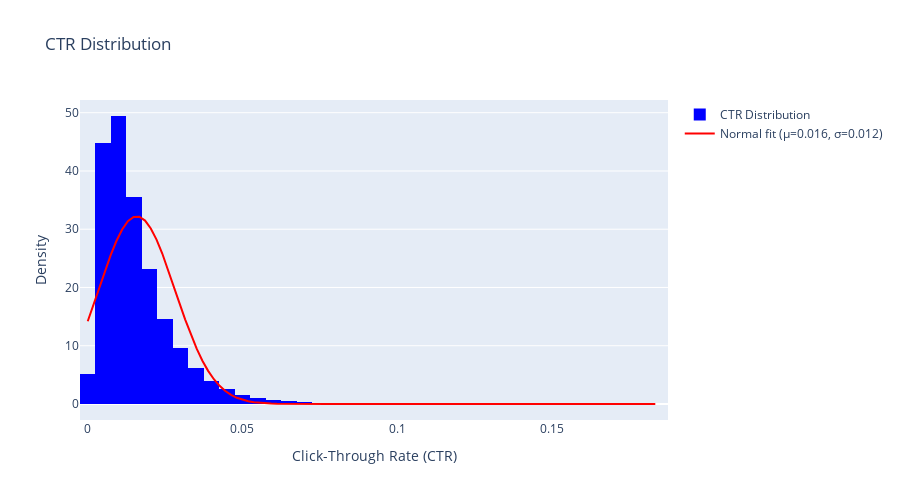

Source (notebook cell):
### Markdown cell above
# 1. About the Dataset Itself

    How is this dataset structured (tests, variants, impressions, clicks)?
    
    Are there missing values or data quality issues ?
    
    Are there tests with very low impressions that I should filter out?

### Code cell
df["ctr"] = df["clicks"] / df["impressions"]

mu, sigma = stats.norm.fit(df["ctr"])
x_norm = np.linspace(df["ctr"].min(), df["ctr"].max(), 100)
y_norm = stats.norm.pdf(x_norm, mu, sigma)

# Histogram
hist_data = go.Histogram(
    x = df["ctr"], nbinsx = 50, histnorm="probability density",
    marker=dict(color="blue"), name="CTR Distribution"
)

# Overlay Normal
norm_data = go.Scatter(
    x = x_norm, y = y_norm, mode="lines",
    name=f"Normal fit (μ={mu:.3f}, σ={sigma:.3f})", line=dict(color="red")
)

fig = go.Figure([hist_data, norm_data])
fig.update_layout(
    title="CTR Distribution",
    xaxis_title="Click-Through Rate (CTR)",
    yaxis_title="Density",
    height = 500
)
fig.show()

### Figure 1 — Plotly figure (JSON) as saved in the notebook; plotly's stock layout.template omitted (floating-point values rounded to 4 significant figures; data arrays with more than 128 entries replaced by an {"elided": "..."} marker saying what was removed)
{"data": [{"histnorm": "probability density", "marker": {"color": "blue"}, "name": "CTR Distribution", "nbinsx": 50, "type": "histogram", "x": {"elided": "105549 float values"}}, {"line": {"color": "red"}, "mode": "lines", "name": "Normal fit (μ=0.016, σ=0.012)", "type": "scatter", "x": [0.0, 0.001853, 0.003705, 0.005558, 0.00741, 0.009263, 0.01112, 0.01297, 0.01482, 0.01667, 0.01853, 0.02038, 0.02223, 0.02408, 0.02594, 0.02779, 0.02964, 0.03149, 0.03335, 0.0352, 0.03705, 0.0389, 0.04076, 0.04261, 0.04446, 0.04631, 0.04817, 0.05002, 0.05187, 0.05372, 0.05558, 0.05743, 0.05928, 0.06113, 0.06299, 0.06484, 0.06669, 0.06854, 0.0704, 0.07225, 0.0741, 0.07595, 0.07781, 0.07966, 0.08151, 0.08336, 0.08522, 0.08707, 0.08892, 0.09077, 0.09263, 0.09448, 0.09633, 0.09818, 0.1, 0.1019, 0.1037, 0.1056, 0.1074, 0.1093, 0.1112, 0.113, 0.1149, 0.1167, 0.1186, 0.1204, 0.1223, 0.1241, 0.126, 0.1278, 0.1297, 0.1315, 0.1334, 0.1352, 0.1371, 0.1389, 0.1408, 0.1426, 0.1445, 0.1464, 0.1482, 0.1501, 0.1519, 0.1538, 0.1556, 0.1575, 0.1593, 0.1612, 0.163, 0.1649, 0.1667, 0.1686, 0.1704, 0.1723, 0.1741, 0.176, 0.1778, 0.1797, 0.1815, 0.1834], "y": [14.2, 17.01, 19.92, 22.81, 25.55, 27.98, 29.96, 31.37, 32.12, 32.15, 31.48, 30.14, 28.21, 25.83, 23.12, 20.24, 17.32, 14.5, 11.87, 9.497, 7.432, 5.688, 4.256, 3.115, 2.229, 1.559, 1.067, 0.7139, 0.4671, 0.2988, 0.1869, 0.1144, 0.06841, 0.04001, 0.02289, 0.0128, 0.007002, 0.003745, 0.001959, 0.001002, 0.0005009, 0.0002449, 0.0001171, 5.477e-05, 2.504e-05, 1.12e-05, 4.895e-06, 2.093e-06, 8.749e-07, 3.577e-07, 1.43e-07, 5.589e-08, 2.136e-08, 7.985e-09, 2.918e-09, 1.043e-09, 3.645e-10, 1.246e-10, 4.163e-11, 1.361e-11, 4.347e-12, 1.358e-12, 4.151e-13, 1.24e-13, 3.623e-14, 1.035e-14, 2.892e-15, 7.901e-16, 2.111e-16, 5.513e-17, 1.408e-17, 3.518e-18, 8.592e-19, 2.052e-19, 4.793e-20, 1.095e-20, 2.444e-21, 5.338e-22, 1.14e-22, 2.38e-23, 4.86e-24, 9.704e-25, 1.895e-25, 3.617e-26, 6.753e-27, 1.233e-27, 2.201e-28, 3.842e-29, 6.558e-30, 1.095e-30, 1.787e-31, 2.852e-32, 4.451e-33, 6.792e-34, 1.014e-34, 1.479e-35, 2.111e-36, 2.946e-37, 4.019e-38, 5.363e-39]}], "layout": {"height": 500, "title": {"text": "CTR Distribution"}, "xaxis": {"title": {"text": "Click-Through Rate (CTR)"}}, "yaxis": {"title": {"text": "Density"}}}}
